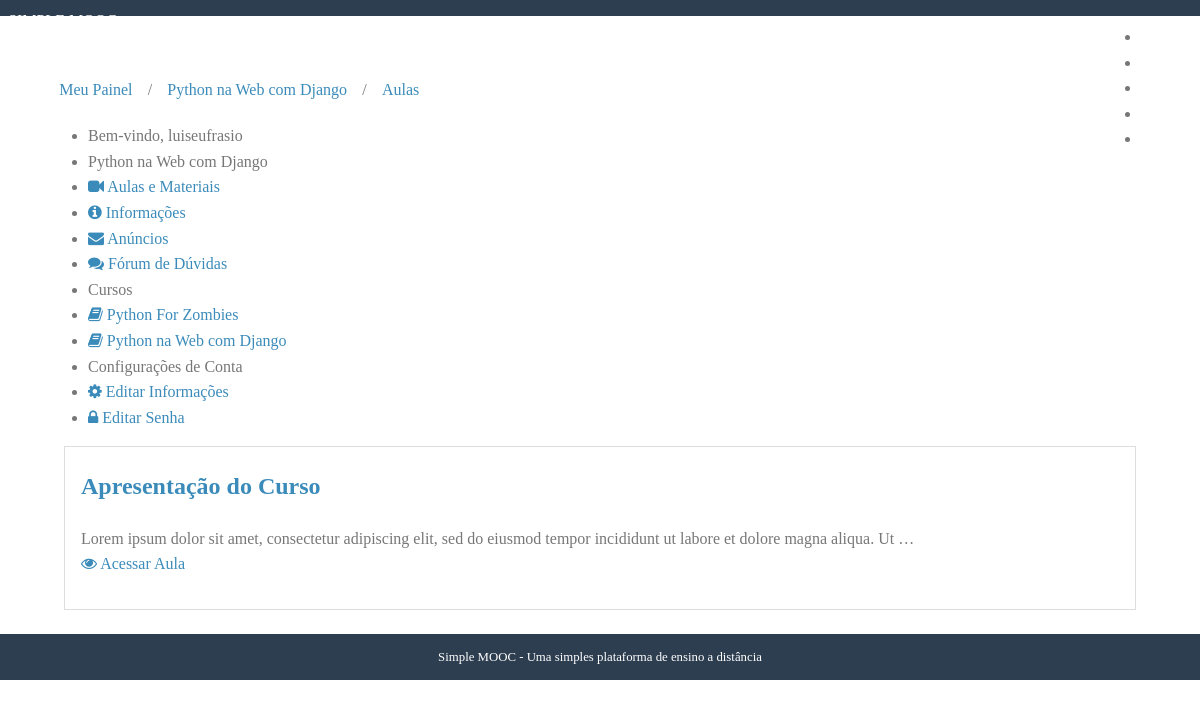
/cursos/python-na-web-com-django-22032018/aulas/ (signed in), run on the app's committed database.
### courses/models.py (models this page shows, shortened)
class Course(models.Model):
    objects = CourseManager()
    name = models.CharField('Nome', max_length=100);
    slug = models.SlugField('Atalho');
    description = models.TextField('Descrição', blank=True);
    about = models.TextField('Sobre o Curso', blank=True);
    start_date = models.DateField(
        'Data de Início', null=True, blank=True
    )
    image = models.ImageField(
        upload_to='courses/images', verbose_name='Imagem',
        null=True, blank=True
    )
    created_at = models.DateTimeField('Criado em', auto_now_add=True)
    updated_at = models.DateTimeField('Atualizado em', auto_now=True)
    def __str__(self):
        return self.name
    class Meta:
        verbose_name = 'Curso'
        verbose_name_plural = 'Cursos'
        ordering = ['-name']

class Enrollment(models.Model):
    STATUS_CHOICES = (
        (0, 'Pendente'),
        (1, 'Aprovado'),
        (2, 'Cancelado')
    )
    user = models.ForeignKey(
        settings.AUTH_USER_MODEL, verbose_name='Usuário',
        on_delete = models.PROTECT,
        related_name="enrollments"
    )
    course = models.ForeignKey(
        Course, verbose_name='Curso',
        on_delete = models.PROTECT, related_name="enrollments"
    )
    status = models.IntegerField(
        'Situação', choices=STATUS_CHOICES, default=1, blank=True
    )
    created_at = models.DateTimeField('Criado em', auto_now_add=True)
    updated_at = models.DateTimeField('Atualizado em', auto_now=True)
    class Meta:
        verbose_name='Inscrição'
        verbose_name_plural='Inscrições'
        unique_together=(('user', 'course'),)

class Lesson(models.Model):
    name = models.CharField('Nome', max_length=100)
    description = models.TextField('Descrição', blank=True)
    number = models.IntegerField('Número (ordem)', blank=True, default=0)
    release_date = models.DateField('Data de Liberação', blank=True, null=True)
    course = models.ForeignKey(
        Course, verbose_name='Curso',
        on_delete = models.PROTECT,
        related_name='lessons'
    )
    created_at = models.DateTimeField('Criado em', auto_now_add=True)
    updated_at = models.DateTimeField('Atualizado em', auto_now=True)
    def __str__(self):
        return self.name
    class Meta:
        verbose_name = 'Aula'
        verbose_name_plural = 'Aulas'
        ordering = ['number']

### accounts/models.py (models this page shows, shortened)
class User(AbstractBaseUser, PermissionsMixin):
    username = models.CharField(
        'Nome de Usuário', max_length=30, unique=True,
        validators=[
            validators.RegexValidator(
                re.compile('^[\w.@+-]+$'),
                'O nome do usuário só pode conter letras, dígitos e {@,.,+,-,_}',
                'invalid'
            )
        ]
    )
    email = models.EmailField('E-mail', unique=True)
    name = models.CharField('Nome', max_length=100, blank=True)
    is_active = models.BooleanField('Está ativo?', blank=True, default=True)
    is_staff = models.BooleanField('É da equipe?', blank=True, default=False)
    date_joined = models.DateTimeField('Data de Entrada', auto_now_add=True)
    objects = UserManager()
    USERNAME_FIELD = 'username'
    REQUIRED_FIELDS = ['email']
    def __str__(self):
        return self.name or self.username
    class Meta:
        verbose_name = 'Usuário'
        verbose_name_plural = 'Usuários'

### courses/decorators.py (the view, shortened to what this page needs)
    def _wrapper(request, *args, **kwargs):
        slug = kwargs['slug']
        course = get_object_or_404(Course, slug=slug)
        has_permission = request.user.is_staff
        if not has_permission:
            messages.error(request, message)
            return redirect('accounts:dashboard')
        request.course = course
        return view_func(request, *args, **kwargs)

### courses/templatetags/courses_tags.py (called while the page is built)
@register.simple_tag
def load_my_courses(user):
    return Enrollment.objects.filter(user=user)

### courses/views.py (called while the page is built)
@login_required
@enrollment_required
def lessons(request, slug):
	course = request.course
	template = 'lessons.html'
	if not request.user.is_staff:
		lessons = course.release_lessons()
	else:
		lessons = course.lessons.all()
	context = {
		'course': course,
		'lessons': lessons
	}
	return render(request, template, context)

### courses/templates/lessons.html
{% extends "course_dashboard.html" %}
{% block breadcrumb %}
    {{ block.super }}
    <li>/</li>
    <li><a href="{% url 'courses:lessons' course.slug %}">Aulas</a></li>
{% endblock %}
{% block dashboard_content %}
{% for lesson in lessons %}
<div class="well">
    <h2><a href="{% url 'courses:lesson' course.slug lesson.pk %}">{{ lesson }}</a></h2>
    <p>
        {{ lesson.description|truncatewords:'20' }}
        <br />
        <a href="{% url 'courses:lesson' course.slug lesson.pk %}" title="">
            <i class="fa fa-eye"></i>
            Acessar Aula
        </a>
    </p>
</div>
{% empty %}
<div class="well">
    <h2>
        Nenhuma aula disponível
    </h2>
</div>
{% endfor %}
{% endblock %}

### courses/templates/course_dashboard.html (shortened to what this page needs)
{% extends "dashboard.html" %}
{% block breadcrumb %}
    {{ block.super }}
    <li>/</li>
    <li><a href="{% url 'courses:announcements' course.slug %}">{{ course }}</a></li>
{% endblock %}
{% block menu_options %}
<li class="pure-menu-heading">
    {{ course }}
</li>
<li>
    <a href="{% url 'courses:lessons' course.slug %}">
        <i class="fa fa-video-camera"></i>
        Aulas e Materiais
    </a>
</li>
<li>
    <a href="#">
        <i class="fa fa-info-circle"></i>
        Informações
    </a>
</li>
<li>
    <a href="{% url 'courses:announcements' course.slug %}">
        <i class="fa fa-envelope"></i>
        Anúncios
    </a>
</li>
<li>
    <a href="#">
        <i class="fa fa-comments"></i>
        Fórum de Dúvidas
    </a>
</li>
{{ block.super }}
{% endblock %}

### accounts/templates/dashboard.html (shortened to what this page needs)
{% extends "base.html" %}
{% load courses_tags %}
{% block content %}
{% load_my_courses user as enrollments %}
<div class="pure-g-r content-ribbon">
    <div class="pure-u-1">
        <ul class="breadcrumb">
            {% block breadcrumb %}
            <li><a href="{% url 'accounts:dashboard' %}">Meu Painel</a></li>
            {% endblock %}
        </ul>
    </div>
    <div class="pure-u-1-3">
        <div class="pure-menu pure-menu-open">
            <ul>
                <li class="pure-menu-heading">
                    Bem-vindo, {{ user }}
                </li>
                {% block menu_options %}
                <li class="pure-menu-heading">Cursos</li>
                {% for enrollment in enrollments %}
                <li>
                    <a href="{% url 'courses:announcements' enrollment.course.slug %}">
                        <i class="fa fa-book"></i>
                        {{ enrollment.course }}
                    </a>
                </li>
                {% empty %}
                <li><a href="#">Nenhum curso encontrado</a></li>
                {% endfor %}
                <li class="pure-menu-heading">Configurações de Conta</li>
                <li>
                    <a href="{% url 'accounts:edit' %}">
                        <i class="fa fa-cog"></i>
                        Editar Informações
                    </a>
                </li>
                <li>
                    <a href="{% url 'accounts:edit_password' %}">
                        <i class="fa fa-lock"></i>
                        Editar Senha
                    </a>
                </li>
                {% endblock %}
            </ul>
        </div>
    </div>
    <div class="pure-u-2-3">
        <div class="inner">
            {% block dashboard_content %}{% endblock %}
        </div>
    </div>
</div>
{% endblock %}

### core/static/css/styles.css (style rules this page uses)
* { -webkit-box-sizing: border-box; -moz-box-sizing: border-box; box-sizing: border-box; }
body { margin: 0 auto; line-height: 1.7em; }
a { color: #3b8bba; }
.content .content-ribbon { margin: 1.5em 3em; }
.inner { padding: 0em 1em; }
.inner p { margin-top: 0; }
ul.breadcrumb { padding: 0; }
ul.breadcrumb li { display: inline-block; }
ul.breadcrumb li a { display: inline-block; padding: 0.3em 0.7em; }
body { min-width: 320px; color: #777; line-height: 1.6; }
h1, h2, h3, h4, h5, h6 { font-weight: bold; color: rgb(75, 75, 75); }
a { color: #3b8bba; text-decoration: none; }
.well { border: 1px solid #ddd; padding: 0em 1em 1em 1em; margin-bottom: 1.5em; }

### data on the page
Course: name "Python na Web com Django"
User: name+username "luiseufrasio"
Enrollment: course "Python For Zombies"
Enrollment: course "Python na Web com Django"
Lesson: name "Apresentação do Curso", description "Lorem ipsum dolor sit amet, consectetur adipiscing elit, sed do eiusmod tempor incididunt ut labore et dolore magna aliqua. Ut …"
